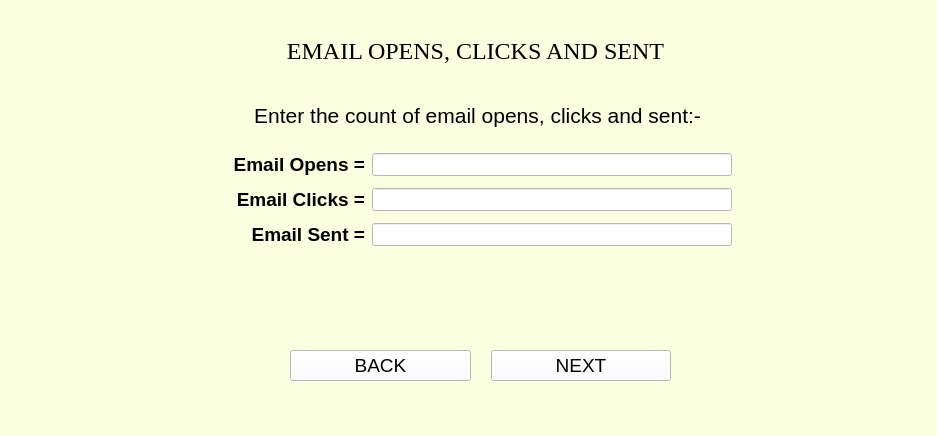
<?xml version="1.0" encoding="UTF-8"?>
<ui version="4.0">
 <class>MainWindow</class>
 <widget class="QMainWindow" name="MainWindow">
  <property name="geometry">
   <rect>
    <x>0</x>
    <y>0</y>
    <width>937</width>
    <height>436</height>
   </rect>
  </property>
  <property name="windowTitle">
   <string>MainWindow</string>
  </property>
  <property name="styleSheet">
   <string notr="true">background-color:rgb(250, 255, 224)</string>
  </property>
  <widget class="QWidget" name="centralwidget">
   <widget class="QLabel" name="label_10">
    <property name="geometry">
     <rect>
      <x>0</x>
      <y>30</y>
      <width>951</width>
      <height>41</height>
     </rect>
    </property>
    <property name="font">
     <font>
      <family>Times New Roman</family>
      <pointsize>18</pointsize>
     </font>
    </property>
    <property name="text">
     <string>EMAIL OPENS, CLICKS AND SENT</string>
    </property>
    <property name="alignment">
     <set>Qt::AlignCenter</set>
    </property>
   </widget>
   <widget class="QLabel" name="label">
    <property name="geometry">
     <rect>
      <x>0</x>
      <y>90</y>
      <width>961</width>
      <height>51</height>
     </rect>
    </property>
    <property name="font">
     <font>
      <family>Arial</family>
      <pointsize>16</pointsize>
     </font>
    </property>
    <property name="layoutDirection">
     <enum>Qt::LeftToRight</enum>
    </property>
    <property name="text">
     <string>Enter the count of email opens, clicks and sent:- </string>
    </property>
    <property name="alignment">
     <set>Qt::AlignCenter</set>
    </property>
   </widget>
   <widget class="QWidget" name="layoutWidget">
    <property name="geometry">
     <rect>
      <x>230</x>
      <y>150</y>
      <width>507</width>
      <height>101</height>
     </rect>
    </property>
    <property name="font">
     <font>
      <family>Arial</family>
      <pointsize>14</pointsize>
      <weight>50</weight>
      <bold>false</bold>
     </font>
    </property>
    <layout class="QFormLayout" name="formLayout">
     <property name="labelAlignment">
      <set>Qt::AlignRight|Qt::AlignTrailing|Qt::AlignVCenter</set>
     </property>
     <property name="horizontalSpacing">
      <number>7</number>
     </property>
     <property name="verticalSpacing">
      <number>12</number>
     </property>
     <property name="leftMargin">
      <number>3</number>
     </property>
     <property name="topMargin">
      <number>3</number>
     </property>
     <property name="rightMargin">
      <number>5</number>
     </property>
     <property name="bottomMargin">
      <number>5</number>
     </property>
     <item row="0" column="0">
      <widget class="QLabel" name="label_3">
       <property name="font">
        <font>
         <family>Arial</family>
         <pointsize>14</pointsize>
         <weight>75</weight>
         <bold>true</bold>
        </font>
       </property>
       <property name="text">
        <string>Email Opens =</string>
       </property>
       <property name="alignment">
        <set>Qt::AlignRight|Qt::AlignTrailing|Qt::AlignVCenter</set>
       </property>
      </widget>
     </item>
     <item row="0" column="1">
      <widget class="QLineEdit" name="email_open_1">
       <property name="font">
        <font>
         <family>Arial</family>
         <pointsize>12</pointsize>
         <weight>50</weight>
         <bold>false</bold>
        </font>
       </property>
       <property name="styleSheet">
        <string notr="true">background-color:rgb(255, 255, 255)</string>
       </property>
      </widget>
     </item>
     <item row="1" column="0">
      <widget class="QLabel" name="label_2">
       <property name="font">
        <font>
         <family>Arial</family>
         <pointsize>14</pointsize>
         <weight>75</weight>
         <bold>true</bold>
        </font>
       </property>
       <property name="text">
        <string>Email Clicks =</string>
       </property>
       <property name="alignment">
        <set>Qt::AlignRight|Qt::AlignTrailing|Qt::AlignVCenter</set>
       </property>
      </widget>
     </item>
     <item row="1" column="1">
      <widget class="QLineEdit" name="email_open_2">
       <property name="font">
        <font>
         <family>Arial</family>
         <pointsize>12</pointsize>
         <weight>50</weight>
         <bold>false</bold>
        </font>
       </property>
       <property name="styleSheet">
        <string notr="true">background-color:rgb(255, 255, 255)</string>
       </property>
      </widget>
     </item>
     <item row="2" column="0">
      <widget class="QLabel" name="label_4">
       <property name="font">
        <font>
         <family>Arial</family>
         <pointsize>14</pointsize>
         <weight>75</weight>
         <bold>true</bold>
        </font>
       </property>
       <property name="text">
        <string>Email Sent =</string>
       </property>
       <property name="alignment">
        <set>Qt::AlignRight|Qt::AlignTrailing|Qt::AlignVCenter</set>
       </property>
      </widget>
     </item>
     <item row="2" column="1">
      <widget class="QLineEdit" name="email_open_3">
       <property name="font">
        <font>
         <family>Arial</family>
         <pointsize>12</pointsize>
         <weight>50</weight>
         <bold>false</bold>
        </font>
       </property>
       <property name="styleSheet">
        <string notr="true">background-color:rgb(255, 255, 255)</string>
       </property>
      </widget>
     </item>
    </layout>
   </widget>
   <widget class="QWidget" name="layoutWidget">
    <property name="geometry">
     <rect>
      <x>290</x>
      <y>330</y>
      <width>381</width>
      <height>71</height>
     </rect>
    </property>
    <property name="font">
     <font>
      <family>Arial</family>
      <pointsize>14</pointsize>
     </font>
    </property>
    <layout class="QGridLayout" name="gridLayout">
     <property name="horizontalSpacing">
      <number>20</number>
     </property>
     <item row="0" column="0">
      <widget class="QPushButton" name="backButton">
       <property name="font">
        <font>
         <family>Arial</family>
         <pointsize>14</pointsize>
        </font>
       </property>
       <property name="styleSheet">
        <string notr="true">background-color:rgb(255, 255, 255)</string>
       </property>
       <property name="text">
        <string>BACK</string>
       </property>
      </widget>
     </item>
     <item row="0" column="1">
      <widget class="QPushButton" name="nextButton">
       <property name="font">
        <font>
         <family>Arial</family>
         <pointsize>14</pointsize>
        </font>
       </property>
       <property name="styleSheet">
        <string notr="true">background-color:rgb(255, 255, 255)</string>
       </property>
       <property name="text">
        <string>NEXT</string>
       </property>
      </widget>
     </item>
    </layout>
   </widget>
  </widget>
  <widget class="QMenuBar" name="menubar">
   <property name="geometry">
    <rect>
     <x>0</x>
     <y>0</y>
     <width>937</width>
     <height>18</height>
    </rect>
   </property>
  </widget>
  <widget class="QStatusBar" name="statusbar"/>
 </widget>
 <resources/>
 <connections/>
</ui>
